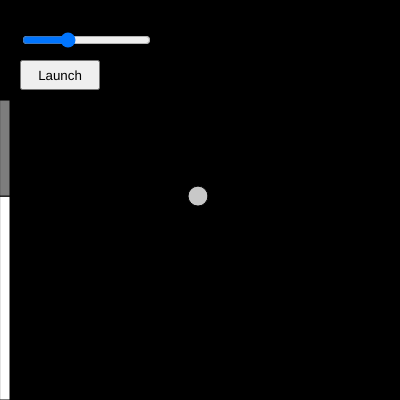
Frame 1 (no input)
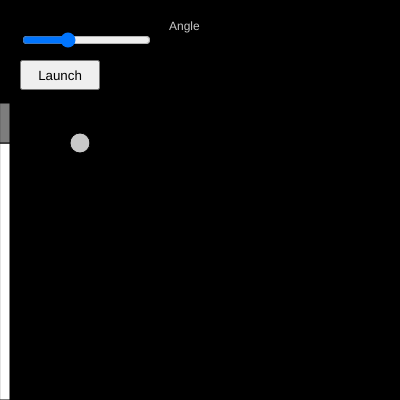
Frame 60 (no input)
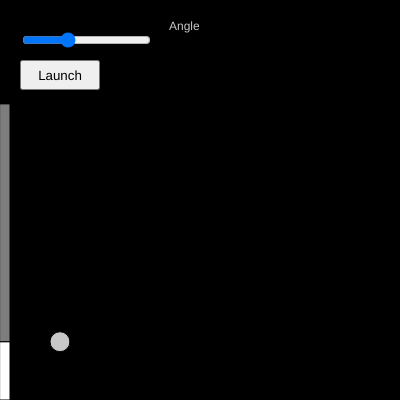
Frame 120 (the mouse pressed at the canvas centre since frame 60)

The p5.js sketch that drew these frames (run headless with seeded random() and noise() and a simulated clock; from frame 60 on, the mouse is pressed at the canvas centre):

// p5.js sketch
// ── sketch.js
 let acorn1;
 let gravity;
 let angle;
 let launch;

function setup() {
	//frameRate(2);
	angle=createSlider(0, 90, 30, 1);
	angle.position(20,30);
	launch=createButton("Launch");
	launch.mouseClicked(launchbutton);
	launch.size(80,30);
	launch.position(20, 60);
	createCanvas(400,400);
	background(0);
	acorn1= new Acorn(200, 200);
	gravity = createVector(0,0.1);

}

function draw() {

  background(0);
  text("Angle", 40+angle.width, 30);
  let acorn1gravity=p5.Vector.mult(gravity, acorn1.mass);
  acorn1.applyForce(acorn1gravity);
  acorn1.update();
  acorn1.bounce();
  acorn1.displayEnergy(gravity);
  acorn1.show();

}

function launchbutton(){
	//print(angle.value());
	acorn1.velocity=p5.Vector.fromAngle(radians(angle.value()),5);
	//print(acorn1.velocity);
	acorn1.position=createVector(20, height-20);
}


// ── acorn.js
class Acorn{

	constructor(x, y){
		this.position=createVector(x,y);
		this.velocity=createVector(-2,-4);
		this.acceleration=createVector(0,0);
		this.mass=10;
		this.radius=10;

	}

	show(){
		fill(200);
		ellipseMode(CENTER);
		ellipse(this.position.x, this.position.y, 2*this.radius, 2*this.radius);
	}

	update(){
		this.velocity.add(this.acceleration);
		this.position.add(this.velocity);
		this.acceleration.mult(0);
	}

	applyForce(force){
		let thisForcesAcceleration=p5.Vector.div(force, this.mass);
		this.acceleration.add(thisForcesAcceleration);
	}

	bounce(){
		if (this.position.y+this.radius>=height){
			this.position.y=height-this.radius;
			this.velocity.y*=-1;
		}
		if (this.position.x+this.radius>=width){
			this.position.x=width-this.radius;
			this.velocity.x*=-1;
		}
		if (this.position.x-this.radius<=0){
			this.position.x=this.radius;
			this.velocity.x*=-1;
		}
	}

	displayEnergy(gravity){
		let potentialEnergy= this.mass * gravity.mag() * (height-this.position.y);
		fill(255);
		rectMode(CORNER);
		rect(0,height-potentialEnergy, 10, potentialEnergy);
		/*
		Put in a rectangle that is on top of the potential energy that 
		shows kinetic energy formula (1/2 * mass * velocity ^2) 
		this.velocity.magSq()...
		*/
		let kineticEnergy= 0.5* this.mass* this.velocity.magSq();
		fill(125)
		rect(0,height-kineticEnergy-potentialEnergy, 10, kineticEnergy);
		//Report energy
	}

	reportEnergy(){
		let potentialEnergy= this.mass * gravity.mag() * (height-this.position.y);
		let kineticEnergy= 0.5* this.mass* this.velocity.magSq();
		print("Height:");
		print(this.position.y);
		print("Potential Enegy");
		print(potentialEnergy);
		print("Kinetic Energy");
		print(kineticEnergy);
		print("Total Energy");
		print(kineticEnergy+potentialEnergy)
	}

}
